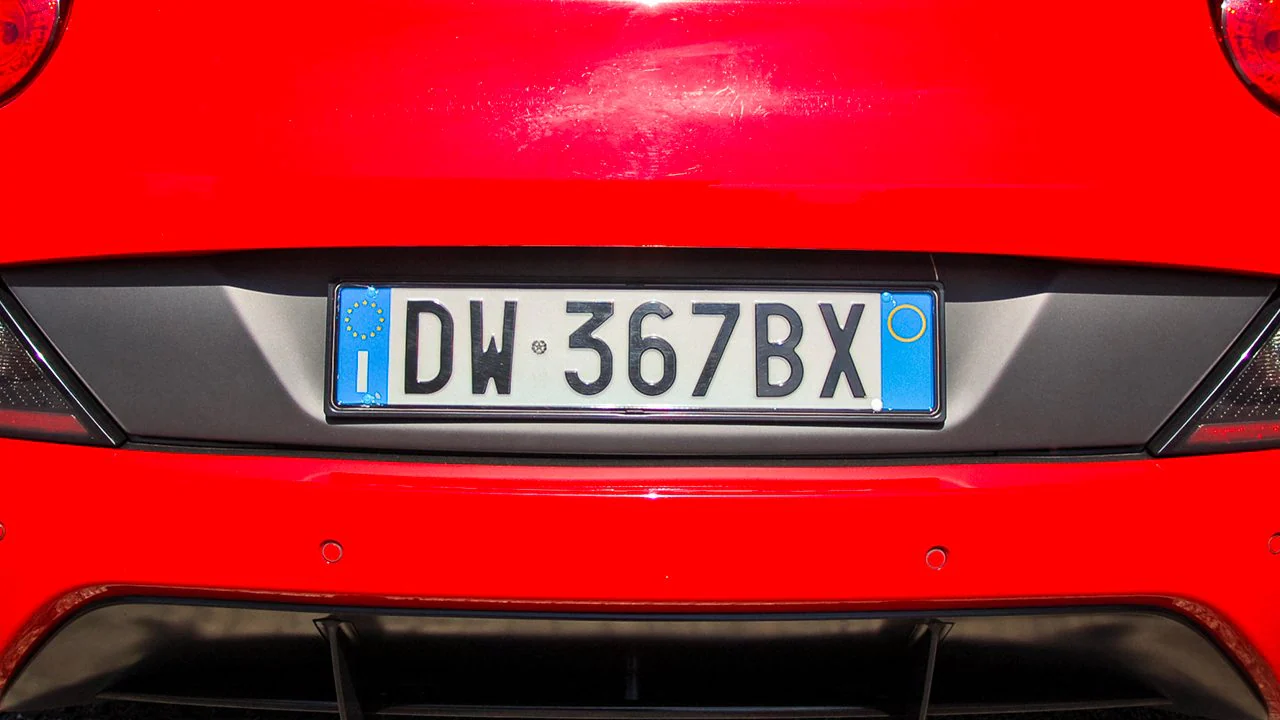
#> input picture RiconoscimentoTarghe/Plates/targa_automobile.jpeg, 1280 x 720 px
$ python main.py
#> lines starting #> are read from the running program, lines starting #| are printed output that depends on the picture; after the words box and inside, x2 and y2 are one past the last pixel; in counts of white or black regions, pixels touching at a corner belong together
#> further down, image is the input picture: shape (720, 1280, 3); mean B, G, R 40.8, 34.3, 171.4
import cv2
import pytesseract
from datetime import time

class Plate:
    def __init__(self, testo, orario_inizio, orario_fine):
        self.testo = testo
        self.orario_inizio = orario_inizio
        self.orario_fine = orario_fine

    def set_exit_time(self, orario_fine):
        self.orario_fine = orario_fine

    def __repr__(self):
        return f"Targa(testo={self.testo}, orario_inizio={self.orario_inizio}, orario_fine={self.orario_fine})"


# Carica il modello Haar Cascade per targhe
plate_cascade = cv2.CascadeClassifier('Model/haarcascade_russian_plate_number.xml')

def detect_plate(frame):
    gray = cv2.cvtColor(frame, cv2.COLOR_BGR2GRAY)
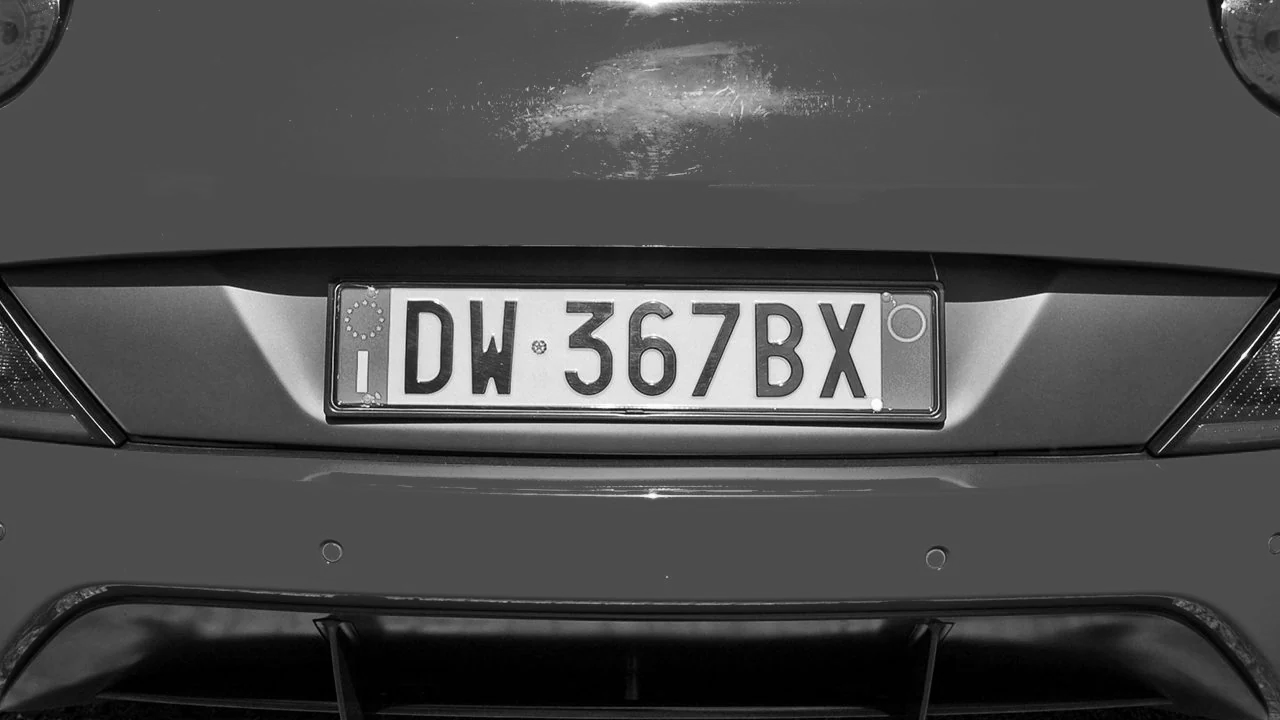
#> gray: shape (720, 1280); min 0, max 255, mean 76.1
    plates = plate_cascade.detectMultiScale(gray)
#> plates = [[264, 218, 732, 244]]
    for (x, y, w, h) in plates:
        cv2.rectangle(frame, (x, y), (x+w, y+h), (255, 0, 0), 2)
        plate = frame[y:y+h, x:x+w]
        return plate
#> this loop made 1 pass
#> pass 1, in detect_plate, `plate = frame[y:y+h, x:x+w]`:
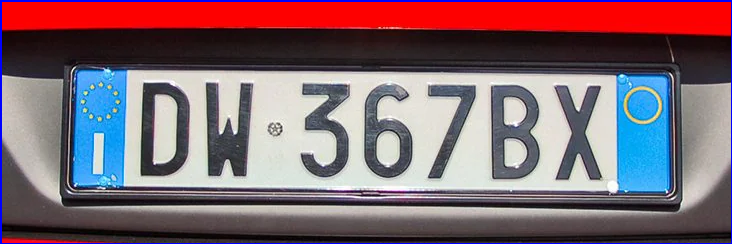
#> plate: shape (244, 732, 3); mean B, G, R 111.5, 102.4, 128
#> after the loop:
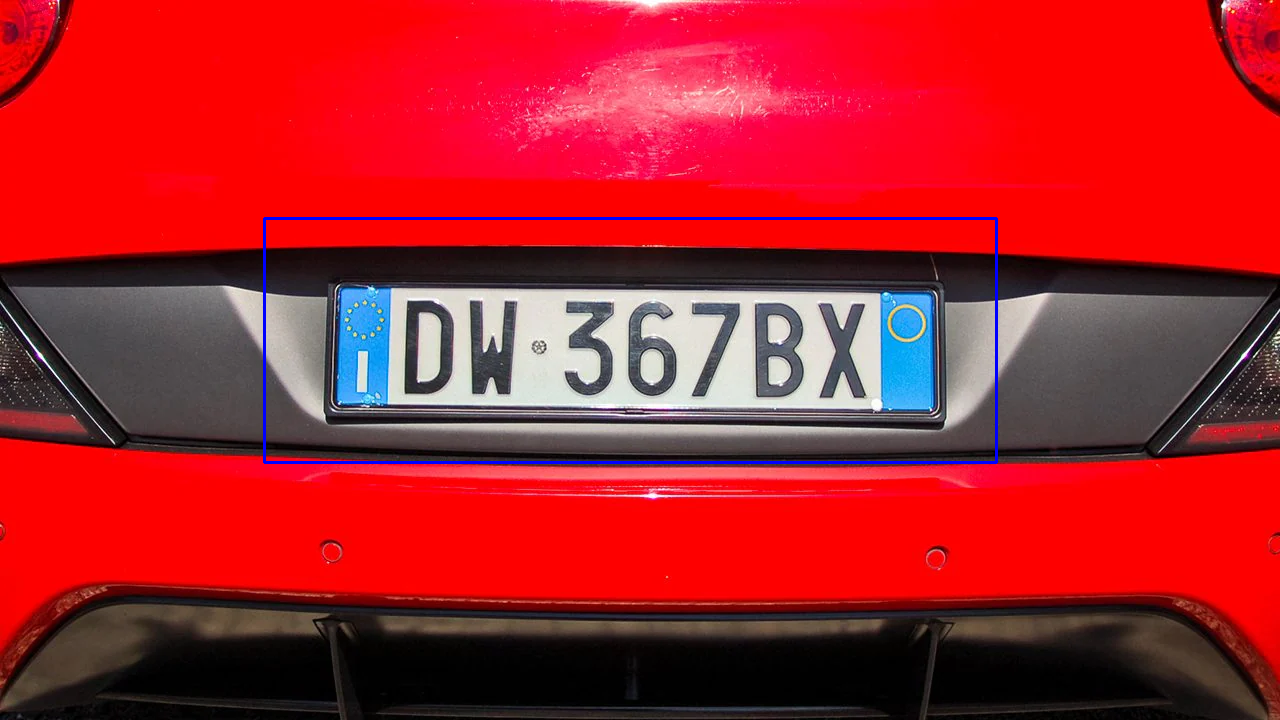
#> frame: shape (720, 1280, 3); 0.63% of pixels changed, all inside (x1, y1, x2, y2) = (263, 217, 998, 464)
    return None

def extract_text(plate):
    gray_plate = cv2.cvtColor(plate, cv2.COLOR_BGR2GRAY)
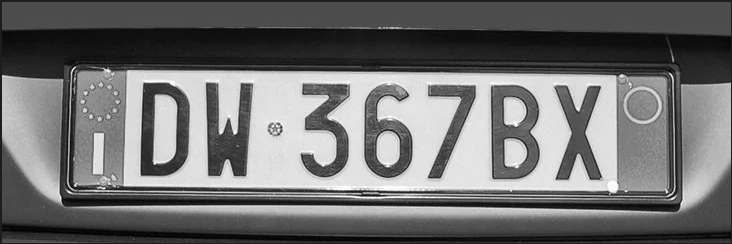
#> gray_plate: shape (244, 732); min 0, max 255, mean 111.1
    # Usa pytesseract per il riconoscimento
#> (the run stopped early here; a loop or call above may not have finished)
